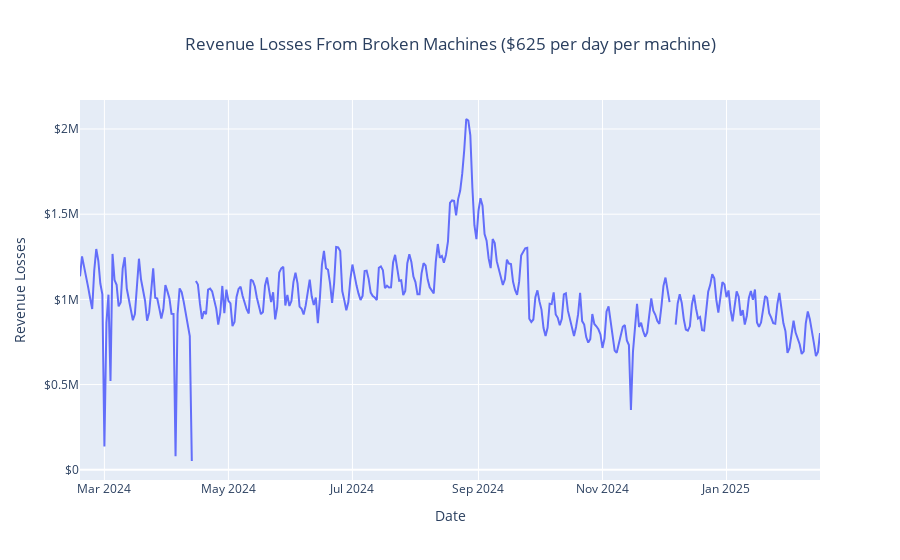

Here is the notebook cell this chart was saved with:
### Code cell
# Zooming in on the past year
df_past_yr = df.tail(365)

# Percent broken
fig = px.line(df_past_yr, x='Date', y='Revenue Losses',
              title='Revenue Losses From Broken Machines ($625 per day per machine)',
              labels={'Revenue Losses': 'Revenue Losses'},
              line_shape='linear')

# Center title
fig.update_layout(title_x=0.5)

# Dollar format
fig.update_layout(yaxis_tickprefix='$')

# Show the plot
fig.show()

### Figure 1 — Plotly figure (JSON) as saved in the notebook; plotly's stock layout.template omitted (floating-point values rounded to 4 significant figures; data arrays with more than 128 entries replaced by an {"elided": "..."} marker saying what was removed)
{"data": [{"hovertemplate": "Date=%{x}<br>Revenue Losses=%{y}<extra></extra>", "legendgroup": "", "line": {"color": "#636efa", "dash": "solid", "shape": "linear"}, "marker": {"symbol": "circle"}, "mode": "lines", "name": "", "orientation": "v", "showlegend": false, "type": "scatter", "x": {"elided": "365 str values"}, "xaxis": "x", "y": {"elided": "365 int values"}, "yaxis": "y"}], "layout": {"legend": {"tracegroupgap": 0}, "title": {"text": "Revenue Losses From Broken Machines ($625 per day per machine)", "x": 0.5}, "xaxis": {"anchor": "y", "domain": [0, 1], "title": {"text": "Date"}}, "yaxis": {"anchor": "x", "domain": [0, 1], "tickprefix": "$", "title": {"text": "Revenue Losses"}}}}
